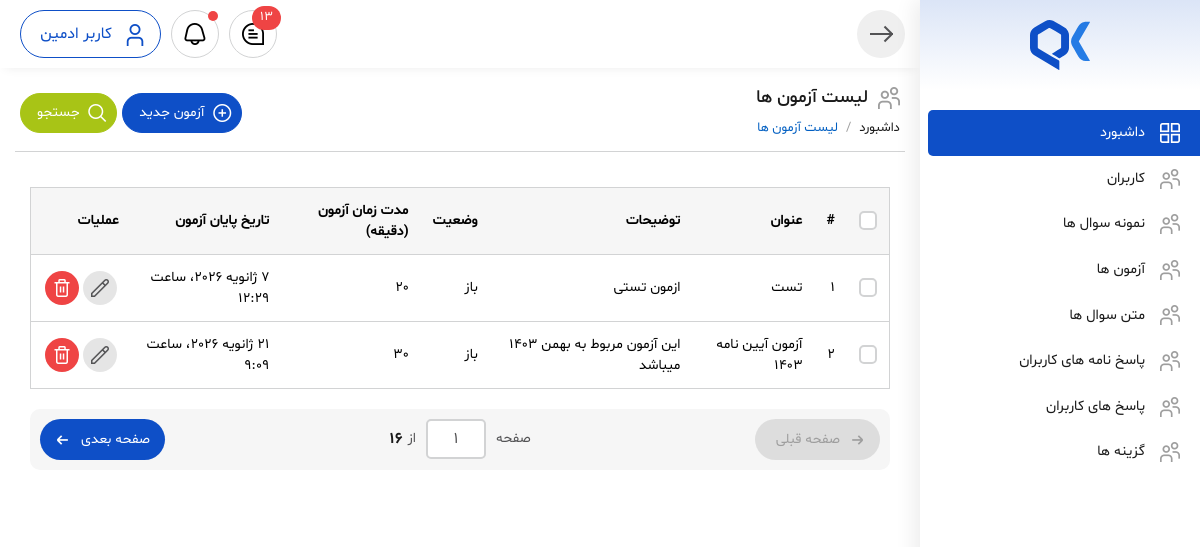
The app's page /quiz/quiz-list-dashboard with its own data.
### quizbuilder_module/models.py (models this page shows, shortened)
class Quiz(QuizStartedSmsMixin, models.Model):
    title = models.CharField(verbose_name='عنوان', max_length=255)
    desc = models.TextField(verbose_name='توضیحات', max_length=500)
    status = models.CharField(verbose_name='وضعیت', default='open', choices=QUIZ_STATUS.CHOICES, max_length=50)
    time = models.PositiveIntegerField(verbose_name='مدت زمان آزمون (دقیقه)', null=True, blank=True)
    expire_time = models.DateTimeField(verbose_name='تاریخ پایان آزمون', null=True, blank=True)
    class Meta:
        verbose_name = 'آزمون'
        verbose_name_plural = 'آزمون ها'

### quizbuilder_module/views.py (the view)
# urls.py: path('quiz-list-dashboard', views.QuizListDashboard.as_view(), name='quiz_list_dashboard'),
class QuizListDashboard(ListView):
    Model = Quiz
    template_name = 'quizbuilder_module/quiz_list_dashboard.html'
    context_object_name = 'quizs'
    def get_queryset(self):
        quizs = Quiz.objects.all()
        return quizs
    def get_context_data(self , **kwargs):
        context = super().get_context_data(**kwargs)
        return context

### quizbuilder_module/templates/quizbuilder_module/quiz_list_dashboard.html (shortened to what this page needs)
{% extends 'layout/_master.html' %}
{% block content %}
<body>
<div class="main-body-content">
    <div class="main-header">
                    <div class="inner">
                        <div class="title">
                            <h1><i class="fi fi-rs-users"></i>لیست آزمون ها</span>
                            </h1>
                            <div class="breadcrumb">
                                <nav aria-label="breadcrumb">
                                    <ol class="breadcrumb-list mb-0">
                                        <li class="breadcrumb-item"><a href="index.html">داشبورد</a></li>
                                        <li class="breadcrumb-item active" aria-current="page">لیست آزمون ها</li>
                                    </ol>
                                </nav>
                            </div>
                        </div>
                        <div class="btns-action">
                            <a href="user-add.html" class="btn btn-primary btn-small icon-right"><i
                                    class="fi fi-rs-add"></i><span>آزمون جدید</span></a>
                            <button type="button" class="btn btn-primary btn-small icon-right btn-collapse"
                                data-collapse-target="#collapse-search"><i
                                    class="fi fi-rs-search"></i><span>جستجو</span></button>
                        </div>
                    </div>
                </div>
    <div class="main-inner">
                    <div class="table-responsive">
                        <table class="table-custom">
                            <thead>
                                <tr>
                                    <th scope="col">
                                        <div class="checkbox-group m-0">
                                            <input class="form-check-input" type="checkbox" value=""
                                                id="checbox-select-all">
                                        </div>
                                    </th>
                                    <th scope="col">#</th>
                                    <th scope="col">عنوان</th>
                                    <th scope="col">توضیحات</th>
                                    <th scope="col">وضعیت</th>
                                    <th scope="col">مدت زمان آزمون (دقیقه)</th>
                                    <th scope="col">تاریخ پایان آزمون</th>
                                    <th scope="col">عملیات</th>
                                </tr>
                            </thead>
                            <tbody>
                                {% for quiz in quizs %}
                                	<tr>
                                    <td scope="row">
                                        <div class="checkbox-group m-0">
                                            <input class="form-check-input" type="checkbox" value=""
                                                id="checbox-select-1">
                                        </div>
                                    </td>
                                    <td scope="row">{{ forloop.counter }}</td>
                                    <td>{{ quiz.title }}</td>
                                    <td>{{ quiz.desc }}</td>
                                    <td>{% if quiz.status %}
                                    	باز
                                        {% else %}
                                        بسته
                                    {% endif %} </td>
                                    <td>{{ quiz.time }}</td>
                                    <td>{{ quiz.expire_time }}</td>
                                    <td>
                                        <div class="btns-action">
                                            <a href="user-add.html" class="btn-circle"><i
                                                    class="fi fi-rs-pencil"></i></a>
                                            <a href="#" class="btn-circle color-red" data-modal-name="modal-delete"><i
                                                    class="fi fi-rs-trash"></i></a>
                                        </div>
                                    </td>
                                </tr>
                                {% endfor %}
                            </tbody>
                        </table>
                    </div>
                    <div class="mypagination">
                        <div class="pagination-prev">
                            <a href="#" class="btn-pagination prev disabled">
                                <i class="fi fi-rs-arrow-small-right"></i>
                                <span>صفحه قبلی</span>
                            </a>
                        </div>
                        <div class="pagination-info">
                            <h6>صفحه</h6>
                            <div class="pagination-jump">
                                <input class="pagination-input" type="number" value="1">
                            </div>
                            <h6>از</h6>
                            <div class="curent-page-number">16</div>
                        </div>
                        <div class="pagination-next">
                            <a href="#" class="btn-pagination next">
                                <i class="fi fi-rs-arrow-small-left"></i>
                                <span>صفحه بعدی</span>
                            </a>
                        </div>
                    </div>
                </div>
</div>
</body>
{% endblock %}

### records on screen
Quiz: title "تست", desc "ازمون تستی", status "باز", time "20", expire_time "7 ژانویه 2026، ساعت 12:29"
Quiz: title "آزمون آیین نامه 1403", desc "این آزمون مربوط به بهمن 1403 میباشد", status "باز", time "30", expire_time "21 ژانویه 2026، ساعت 9:09"
